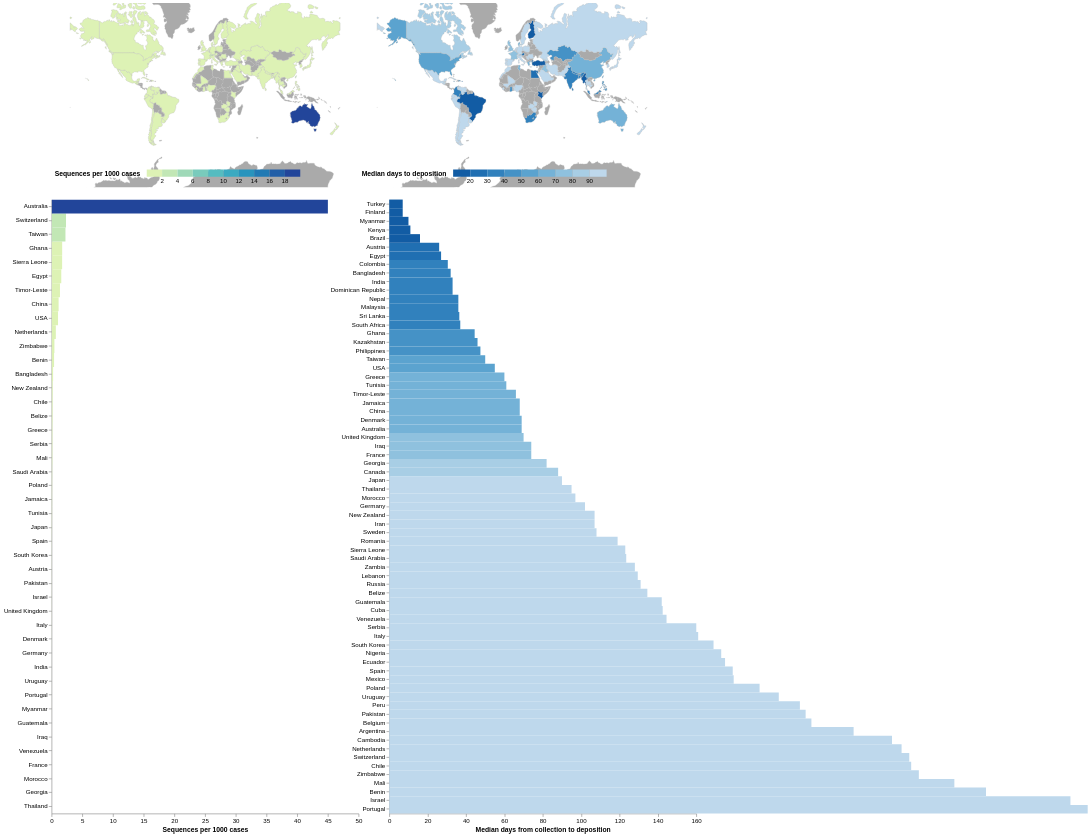

Write a Vega-Lite specification for this figure.
### Vega specification from a JSON file in a GitHub repository (floating-point values rounded to 4 significant figures; data arrays with more than 128 entries replaced by an {"elided": "..."} marker saying what was removed)
{"$schema": "https://vega.github.io/schema/vega/v5.json", "description": "An interactive world map supporting pan and zoom.", "width": 1000, "height": 1300, "padding": 5, "signals": [{"name": "mapWidth", "update": "width / 2"}, {"name": "mapHeight", "update": "height - 1000"}, {"name": "chartXRange", "update": "[0, (width / 2) - 50]"}, {"name": "chartWidth", "update": "(width / 2) - 50"}, {"name": "chartHeight", "update": "height - 300"}, {"name": "chartX", "update": "mapWidth + 50"}, {"name": "chartY", "update": "mapHeight + 20"}, {"name": "tx", "update": "mapWidth / 2"}, {"name": "ty", "update": "mapHeight / 2"}, {"name": "scale", "value": 70, "on": [{"events": "[@seqMap:mouseover, @seqMap:mouseout] > wheel!, [@seqMapRect:mouseover, @seqMapRect:mouseout] > wheel!, [@turnaroundMap:mouseover, @turnaroundMap:mouseout] > wheel!, [@turnaroundMapRect:mouseover, @turnaroundMapRect:mouseout] > wheel!", "update": "clamp(scale * pow(1.0005, -event.deltaY * pow(16, event.deltaMode)), 70, 3000)"}]}, {"name": "angles", "value": [0, 0], "on": [{"events": "mousedown", "update": "[rotateX, centerY]"}]}, {"name": "cloned", "value": null, "on": [{"events": "mousedown", "update": "copy('projection')"}]}, {"name": "start", "value": null, "on": [{"events": "mousedown", "update": "invert(cloned, xy())"}]}, {"name": "drag", "value": null, "on": [{"events": "[@seqMapRect:mousedown, window:mouseup] > window:mousemove, [@seqMap:mousedown, window:mouseup] > window:mousemove, [@turnaroundMapRect:mousedown, window:mouseup] > window:mousemove, [@turnaroundMap:mousedown, window:mouseup] > window:mousemove", "update": "invert(cloned, xy())"}]}, {"name": "delta", "value": null, "on": [{"events": {"signal": "drag"}, "update": "[drag[0] - start[0], start[1] - drag[1]]"}]}, {"name": "rotateX", "value": 0, "on": [{"events": {"signal": "delta"}, "update": "angles[0] + delta[0]"}]}, {"name": "centerY", "value": 0, "on": [{"events": {"signal": "delta"}, "update": "clamp(angles[1] + delta[1], -60, 60)"}]}, {"name": "hoverCountry", "value": null, "on": [{"events": "@seqMap:mouseover, @turnaroundMap:mouseover, rect:mouseover", "update": "datum['Country_Region']"}, {"events": "@seqMap:mouseout, @turnaroundMap:mouseout, rect:mouseout", "update": "null"}, {"events": "@seqLabels:mouseover, @turnaroundLabels:mouseover", "update": "datum.value"}, {"events": "@seqLabels:mouseout, @turnaroundLabels:mouseout", "update": "null"}]}], "projections": [{"name": "projection", "type": "mercator", "scale": {"signal": "scale"}, "rotate": [{"signal": "rotateX"}, 0, 0], "center": [0, {"signal": "centerY"}], "translate": [{"signal": "tx"}, {"signal": "ty"}]}], "data": [{"name": "scores", "values": {"elided": "237 records"}}, {"name": "world", "urll": "https://raw.githubusercontent.com/vega/vega-datasets/master/data/world-110m.json", "format": {"type": "topojson", "feature": "countries"}, "values": {"type": "Topology", "transform": {"scale": [0.0036, 0.001693], "translate": [-180, -85.61]}, "objects": {"land": {"type": "MultiPolygon", "arcs": {"elided": "127 rows, 499 int values in total"}}, "countries": {"type": "GeometryCollection", "geometries": [{"type": "Polygon", "arcs": [[499, 500, 501, 502, 503, 504]], "id": 4}, {"type": "MultiPolygon", "arcs": [[[505, 506, 352, 507]], [[354, 508, 509]]], "id": 24}, {"type": "Polygon", "arcs": [[510, 511, 414, 512, 513, 514]], "id": 8}, {"type": "Polygon", "arcs": [[312, 515, 314, 516, 517]], "id": 784}, {"type": "MultiPolygon", "arcs": [[[518, 11]], [[519, 520, 521, 166, 522, 168, 523, 524]]], "id": 32}, {"type": "Polygon", "arcs": [[525, 526, 527, 528, 529]], "id": 51}, {"type": "MultiPolygon", "arcs": [[[0]], [[1]], [[2]], [[3]], [[4]], [[5]], [[6]], [[530, 531]]], "id": 10}, {"type": "Polygon", "arcs": [[13]], "id": 260}, {"type": "MultiPolygon", "arcs": [[[14]], [[24]]], "id": 36}, {"type": "Polygon", "arcs": [[532, 533, 534, 535, 536, 537, 538]], "id": 40}, {"type": "MultiPolygon", "arcs": [[[539, -528]], [[484, 540, 479, 541, -526, 542, 543]]], "id": 31}, {"type": "Polygon", "arcs": [[544, 545, 546]], "id": 108}, {"type": "Polygon", "arcs": [[547, 548, 549, 550, 437]], "id": 56}, {"type": "Polygon", "arcs": [[551, 552, 553, 554, 366]], "id": 204}, {"type": "Polygon", "arcs": [[555, 556, 557, -553, 558, 559]], "id": 854}, {"type": "Polygon", "arcs": [[560, 561, 289, 562]], "id": 50}, {"type": "Polygon", "arcs": [[563, 404, 564, 565, 566, 567]], "id": 100}, {"type": "MultiPolygon", "arcs": [[[71]], [[73]], [[74]]], "id": 44}, {"type": "Polygon", "arcs": [[568, 569, 570]], "id": 70}, {"type": "Polygon", "arcs": [[571, 572, 573, 574, 575]], "id": 112}, {"type": "Polygon", "arcs": [[576, 145, 577]], "id": 84}, {"type": "Polygon", "arcs": [[578, 579, 580, 581, -525]], "id": 68}, {"type": "Polygon", "arcs": [[-521, 582, -581, 583, 584, 585, 586, 587, 588, 164, 589]], "id": 76}, {"type": "Polygon", "arcs": [[48, 590]], "id": 96}, {"type": "Polygon", "arcs": [[591, 592]], "id": 64}, {"type": "Polygon", "arcs": [[593, 594, 595, 596]], "id": 72}, {"type": "Polygon", "arcs": [[597, 598, 599, 600, 601, 602, 603]], "id": 140}, {"type": "MultiPolygon", "arcs": [[[84]], [[85]], [[86]], [[87]], [[88]], [[96]], [[97]], [[99]], [[101]], [[103]], [[604, 107, 605, 109, 606, 111, 607, 113, 608, 115, 609, 117, 610, 199, 611, 201, 612, 215, 613, 217, 614, 219, 615, 221]], [[616, 223]], [[224]], [[225]], [[226]], [[227]], [[229]], [[230, 617, 232, 618]], [[235]], [[237]], [[238]], [[240]], [[241]], [[485]], [[486]], [[488]], [[489]], [[490]], [[496]], [[497]]], "id": 124}, {"type": "Polygon", "arcs": [[-536, 619, 620, 621]], "id": 756}, {"type": "MultiPolygon", "arcs": [[[-519, 622, 623, 624]], [[-524, 169, 625, 171, 626, -579]]], "id": 152}, {"type": "MultiPolygon", "arcs": [[[64]], [[627, 274, 628, 276, 629, 278, 630, 280, 631, 632, 633, 634, 635, -593, 636, 637, 638, 639, -503, 640, 641, 642, 643, 644, 645]]], "id": 156}, {"type": "Polygon", "arcs": [[369, 646, 647, 648, -556, 649]], "id": 384}, {"type": "Polygon", "arcs": [[650, 651, 652, 359, 653, 654, 655, 656, -604, 657]], "id": 120}, {"type": "Polygon", "arcs": [[658, 659, -545, 660, 661, 662, 663, -508, 353, -510, 664, -602, 665]], "id": 180}, {"type": "Polygon", "arcs": [[-509, 355, 666, -658, -603, -665]], "id": 178}, {"type": "Polygon", "arcs": [[667, 174, 668, 155, 669, -585, 670]], "id": 170}, {"type": "Polygon", "arcs": [[178, 671, 151, 672]], "id": 188}, {"type": "Polygon", "arcs": [[70]], "id": 192}, {"type": "Polygon", "arcs": [[77, 673]], "id": -99}, {"type": "Polygon", "arcs": [[76, -674]], "id": 196}, {"type": "Polygon", "arcs": [[-538, 674, 675, 676]], "id": 203}, {"type": "Polygon", "arcs": [[445, 677, -675, -537, -622, 678, 679, -549, 680, 441, 681]], "id": 276}, {"type": "Polygon", "arcs": [[337, 682, 683, 684]], "id": 262}, {"type": "MultiPolygon", "arcs": [[[92]], [[-682, 442, 685, 444]]], "id": 208}, {"type": "Polygon", "arcs": [[62, 686]], "id": 214}, {"type": "Polygon", "arcs": [[687, 688, 689, 690, 691, 384, 692, 693]], "id": 12}, {"type": "Polygon", "arcs": [[173, -668, 694]], "id": 218}, {"type": "Polygon", "arcs": [[333, 695, 696, 390, 697]], "id": 818}, {"type": "Polygon", "arcs": [[698, 699, 700, 336, -685]], "id": 232}, {"type": "Polygon", "arcs": [[431, 701, 433, 702, 427, 703, 429, 704]], "id": 724}, {"type": "Polygon", "arcs": [[450, 705, 706]], "id": 233}, {"type": "Polygon", "arcs": [[-684, 707, 708, 709, 710, 711, 712, -699]], "id": 231}, {"type": "Polygon", "arcs": [[713, 452, 714, 715, 455, 716, 717]], "id": 246}, {"type": "MultiPolygon", "arcs": [[[18]], [[19]], [[20]]], "id": 242}, {"type": "Polygon", "arcs": [[12]], "id": 238}, {"type": "MultiPolygon", "arcs": [[[82]], [[720, -679, -621, 721, 426, -703, 434, 722, 436, -551]]], "id": 250}, {"type": "Polygon", "arcs": [[718, 719, 163, -589]], "id": -98}, {"type": "Polygon", "arcs": [[356, 723, -651, -667]], "id": 266}, {"type": "MultiPolygon", "arcs": [[[724, 90]], [[725, 726, 727, 728, 729, 730, 731, 732]]], "id": 826}, {"type": "Polygon", "arcs": [[400, 733, -543, -530, 734]], "id": 268}, {"type": "Polygon", "arcs": [[368, -650, -560, 735]], "id": 288}, {"type": "Polygon", "arcs": [[736, 737, 374, 738, 739, 740, -648]], "id": 324}, {"type": "Polygon", "arcs": [[741, 377]], "id": 270}, {"type": "Polygon", "arcs": [[375, 742, -739]], "id": 624}, {"type": "Polygon", "arcs": [[357, -652, -724]], "id": 226}, {"type": "MultiPolygon", "arcs": [[[78]], [[407, 743, 409, 744, 411, 745, 413, -512, 746, -566, 747]]], "id": 300}, {"type": "Polygon", "arcs": [[498]], "id": 304}, {"type": "Polygon", "arcs": [[185, 748, -578, 146, 749, 750]], "id": 320}, {"type": "Polygon", "arcs": [[161, 751, -587, 752]], "id": 328}, {"type": "Polygon", "arcs": [[182, 753, 754, -750, 147, 755, 149, 756]], "id": 340}, {"type": "Polygon", "arcs": [[757, -571, 758, 417, 759, 419, 760, 761]], "id": 191}, {"type": "Polygon", "arcs": [[-687, 63]], "id": 332}, {"type": "Polygon", "arcs": [[-533, 762, 763, 764, 765, -762, 766]], "id": 348}, {"type": "MultiPolygon", "arcs": [[[26]], [[767, 30]], [[31]], [[32]], [[35]], [[36]], [[39]], [[40]], [[768, 43]], [[44]], [[45]], [[769, 50]], [[46]]], "id": 360}, {"type": "Polygon", "arcs": [[-639, 770, -637, -592, -636, 771, -563, 290, 772, 292, 773, 294, 774, 296, 775]], "id": 356}, {"type": "Polygon", "arcs": [[91, -725]], "id": 372}, {"type": "Polygon", "arcs": [[776, -505, 777, 300, 778, 302, 779, 780, 781, -540, -527, -542, 480]], "id": 364}, {"type": "Polygon", "arcs": [[782, 783, 784, 785, 786, -781, 787]], "id": 368}, {"type": "Polygon", "arcs": [[100]], "id": 352}, {"type": "Polygon", "arcs": [[788, 789, -698, 391, 790, 791, 792]], "id": 376}, {"type": "MultiPolygon", "arcs": [[[79]], [[80]], [[793, 421, 794, 423, 795, 425, -722, -620, -535]]], "id": 380}, {"type": "Polygon", "arcs": [[61]], "id": 388}, {"type": "Polygon", "arcs": [[796, -785, 797, 332, -790, 798, -793]], "id": 400}, {"type": "MultiPolygon", "arcs": [[[75]], [[81]], [[83]]], "id": 392}, {"type": "Polygon", "arcs": [[799, 800, 482, 801, -643, 802]], "id": 398}, {"type": "Polygon", "arcs": [[342, 803, 804, 805, -710, 806]], "id": 404}, {"type": "Polygon", "arcs": [[-803, -642, 807, 808]], "id": 417}, {"type": "Polygon", "arcs": [[809, 810, 811, 283]], "id": 116}, {"type": "Polygon", "arcs": [[265, 812, 267, 813]], "id": 410}, {"type": "Polygon", "arcs": [[-515, 814, 815, 816]], "id": 383}, {"type": "Polygon", "arcs": [[304, 817, -783]], "id": 414}, {"type": "Polygon", "arcs": [[818, 819, -634, 820, -811]], "id": 418}, {"type": "Polygon", "arcs": [[-791, 392, 821]], "id": 422}, {"type": "Polygon", "arcs": [[370, 822, 372, 823, -737, -647]], "id": 430}, {"type": "Polygon", "arcs": [[824, -694, 825, 388, 826, -697, 827, 828]], "id": 434}, {"type": "Polygon", "arcs": [[52]], "id": 144}, {"type": "Polygon", "arcs": [[829]], "id": 426}, {"type": "Polygon", "arcs": [[830, 448, 831, -572, 832]], "id": 440}, {"type": "Polygon", "arcs": [[-680, -721, -550]], "id": 442}, {"type": "Polygon", "arcs": [[449, -707, 833, -573, -832]], "id": 428}, {"type": "Polygon", "arcs": [[-692, 834, 835, 836, 837, 383]], "id": 504}, {"type": "Polygon", "arcs": [[838, 839]], "id": 498}, {"type": "Polygon", "arcs": [[23]], "id": 450}, {"type": "Polygon", "arcs": [[840, -577, -749, 186, 841, 188, 842, 190, 843, 192, 844, 194, 845]], "id": 484}, {"type": "Polygon", "arcs": [[-817, 846, -567, -747, -511]], "id": 807}, {"type": "Polygon", "arcs": [[847, -689, 848, -557, -649, -741, 849]], "id": 466}, {"type": "Polygon", "arcs": [[287, -561, -772, -635, -820, 850]], "id": 104}, {"type": "Polygon", "arcs": [[416, -759, -570, 851, -815, -514, 852]], "id": 499}, {"type": "Polygon", "arcs": [[853, -645]], "id": 496}, {"type": "Polygon", "arcs": [[854, 344, 855, 856, 347, 857, 858, 859, 860, 861, 862]], "id": 508}, {"type": "Polygon", "arcs": [[863, 379, 864, -690, -848]], "id": 478}, {"type": "Polygon", "arcs": [[-863, 865, 866]], "id": 454}, {"type": "MultiPolygon", "arcs": [[[285, 867]], [[-770, 47, -591, 49]]], "id": 458}, {"type": "Polygon", "arcs": [[351, -507, 868, -595, 869]], "id": 516}, {"type": "Polygon", "arcs": [[17]], "id": 540}, {"type": "Polygon", "arcs": [[-558, -849, -688, -825, 870, -656, 871, -554]], "id": 562}, {"type": "Polygon", "arcs": [[361, 872, 363, 873, 365, -555, -872, -655]], "id": 566}, {"type": "Polygon", "arcs": [[179, 874, 181, -757, 150, -672]], "id": 558}, {"type": "Polygon", "arcs": [[-681, -548, 438, 875, 440]], "id": 528}, {"type": "MultiPolygon", "arcs": [[[876, -718, 877, 457, 878, 459, 879, 461]], [[487]], [[492]], [[493]]], "id": 578}, {"type": "Polygon", "arcs": [[-771, -638]], "id": 524}, {"type": "MultiPolygon", "arcs": [[[15]], [[16]]], "id": 554}, {"type": "MultiPolygon", "arcs": [[[880, 319, 881, 882, 883, -517, 315, 884, 317]], [[-516, 313]]], "id": 512}, {"type": "Polygon", "arcs": [[-640, -776, 297, 885, 299, -778, -504]], "id": 586}, {"type": "Polygon", "arcs": [[175, 886, 177, -673, 152, 887, 154, -669]], "id": 591}, {"type": "Polygon", "arcs": [[-627, 172, -695, -671, -584, -580]], "id": 604}, {"type": "MultiPolygon", "arcs": [[[51]], [[54]], [[55]], [[56]], [[57]], [[58]], [[59]]], "id": 608}, {"type": "MultiPolygon", "arcs": [[[37]], [[38]], [[-769, 42]], [[41]]], "id": 598}, {"type": "Polygon", "arcs": [[-678, 446, 888, -833, -576, 889, 890, -676]], "id": 616}, {"type": "Polygon", "arcs": [[60]], "id": 630}, {"type": "Polygon", "arcs": [[262, 891, 264, -814, 892, 269, 893, 271, 894, 273, -628, 895]], "id": 408}, {"type": "Polygon", "arcs": [[-705, 430]], "id": 620}, {"type": "Polygon", "arcs": [[-582, -583, -520]], "id": 600}, {"type": "Polygon", "arcs": [[-799, -789]], "id": 275}, {"type": "Polygon", "arcs": [[308, 896, 310, 897]], "id": 634}, {"type": "Polygon", "arcs": [[898, -840, 899, 403, -564, 900, -765]], "id": 642}, {"type": "MultiPolygon", "arcs": [[[89]], [[-889, 447, -831]], [[102]], [[104]], [[105]], [[228]], [[234]], [[236]], [[239]], [[901, 243, 902, 245, 903, 247, 904, 249, 905, 251, 906, 253, 907, 255, 908, 257, 909, 259, 910, 261, -896, -646, -854, -644, -802, 483, -544, -734, 401, 911, -574, -834, -706, 451, -714, -877, 912, 913, 914, 915, 464, 916, 466, 917, 468, 918, 470, 919, 920, 473, 921, 475, 922, 477]], [[491]], [[494]], [[495]]], "id": 643}, {"type": "Polygon", "arcs": [[923, -546, -660, 924]], "id": 646}, {"type": "Polygon", "arcs": [[-691, -865, 380, -835]], "id": 732}, {"type": "Polygon", "arcs": [[925, 329, 926, 331, -798, -784, -818, 305, 927, 307, -898, 311, -518, -884, 928]], "id": 682}, {"type": "Polygon", "arcs": [[-599, 929, -828, -696, 334, -700, -713, 930, 931, 932]], "id": 729}, {"type": "Polygon", "arcs": [[-711, -806, 933, -666, -601, 934, -932, 935]], "id": 728}, {"type": "Polygon", "arcs": [[378, -864, -850, -740, -743, 376, -742]], "id": 686}, {"type": "MultiPolygon", "arcs": [[[25]], [[27]], [[28]], [[33]], [[34]]], "id": 90}, {"type": "Polygon", "arcs": [[373, -738, -824]], "id": 694}, {"type": "Polygon", "arcs": [[184, -751, -755, 936]], "id": 222}, {"type": "Polygon", "arcs": [[-708, -683, 338, 937, 340, 938]], "id": 232}, {"type": "Polygon", "arcs": [[-807, -709, -939, 341]], "id": 706}, {"type": "Polygon", "arcs": [[-568, -847, -816, -852, -569, -758, -766, -901]], "id": 688}, {"type": "Polygon", "arcs": [[162, -720, 939, -588, -752]], "id": 740}, {"type": "Polygon", "arcs": [[-891, 940, -763, -539, -677]], "id": 703}, {"type": "Polygon", "arcs": [[-534, -767, -761, 420, -794]], "id": 705}, {"type": "Polygon", "arcs": [[-878, -717, 456]], "id": 752}, {"type": "Polygon", "arcs": [[941, -859]], "id": 748}, {"type": "Polygon", "arcs": [[-797, -792, -822, 393, 942, -786]], "id": 760}, {"type": "Polygon", "arcs": [[-871, -829, -930, -598, -657]], "id": 148}, {"type": "Polygon", "arcs": [[-736, -559, -552, 367]], "id": 768}, {"type": "Polygon", "arcs": [[284, -868, 286, -851, -819, -810]], "id": 764}, {"type": "Polygon", "arcs": [[-808, -641, -502, 943]], "id": 762}, {"type": "Polygon", "arcs": [[-777, 481, -801, 944, -500]], "id": 795}, {"type": "Polygon", "arcs": [[29, -768]], "id": 626}, {"type": "Polygon", "arcs": [[53]], "id": 780}, {"type": "Polygon", "arcs": [[-693, 385, 945, 387, -826]], "id": 788}, {"type": "MultiPolygon", "arcs": [[[399, -735, -529, -782, -787, -943, 394, 946, 947, 397, 948]], [[949, -748, -565, 405]]], "id": 792}, {"type": "Polygon", "arcs": [[72]], "id": 158}, {"type": "Polygon", "arcs": [[-804, 343, -855, -867, 950, -663, 951, -661, -547, -924, 952]], "id": 834}, {"type": "Polygon", "arcs": [[-925, -659, -934, -805, -953]], "id": 800}, {"type": "Polygon", "arcs": [[-912, 402, -900, -839, -899, -764, -941, -890, -575]], "id": 804}, {"type": "Polygon", "arcs": [[-590, 165, -522]], "id": 858}, {"type": "MultiPolygon", "arcs": [[[65]], [[66]], [[67]], [[68]], [[69]], [[118, 953, 120, 954, 122, 955, 124, 956, 126, 957, 128, 958, 130, 959, 132, 960, 134, 961, 136, 962, 138, 963, 140, 964, 142, -846, 195, 965, 966, 967, 968, 969, -611]], [[93]], [[95]], [[98]], [[-613, 202, 970, 204, 971, 206, 972, 208, 973, 210, 974, 212, 975, 214]]], "id": 840}, {"type": "Polygon", "arcs": [[-945, -800, -809, -944, -501]], "id": 860}, {"type": "Polygon", "arcs": [[156, 976, 158, 977, 160, -753, -586, -670]], "id": 862}, {"type": "Polygon", "arcs": [[282, -812, -821, -633]], "id": 704}, {"type": "MultiPolygon", "arcs": [[[21]], [[22]]], "id": 548}, {"type": "Polygon", "arcs": [[321, 978, 323, 979, 325, 980, 327, -929, -883, 981]], "id": 887}, {"type": "Polygon", "arcs": [[982, 350, -870, -594, 983, -860, -942, -858, 348], [-830]], "id": 710}, {"type": "Polygon", "arcs": [[-866, -862, 984, -596, -869, -506, -664, -951]], "id": 894}, {"type": "Polygon", "arcs": [[-984, -597, -985, -861]], "id": 716}]}}, "arcs": {"elided": "985 rows, 19170 int values in total"}}, "transform": [{"type": "lookup", "from": "scores", "key": "UID", "fields": ["id"], "values": ["cases", "sequences_per_case", "Country_Region", "median_turnaround_days"]}, {"type": "formula", "as": "sequences_per_1000cases", "expr": "datum.sequences_per_case * 1000"}, {"type": "formula", "as": "log_sequences_per_1000cases", "expr": "log(datum.sequences_per_1000cases) / LN10"}]}, {"name": "seqData", "source": "world", "transform": [{"type": "filter", "expr": "datum.cases > 500"}, {"type": "filter", "expr": "datum.sequences_per_case != null"}, {"type": "filter", "expr": "datum.sequences_per_1000cases > 0.01"}, {"type": "collect", "sort": {"field": "sequences_per_case"}}]}, {"name": "turnaroundData", "source": "world", "transform": [{"type": "filter", "expr": "datum.cases > 500"}, {"type": "filter", "expr": "datum.median_turnaround_days != null"}, {"type": "collect", "sort": {"field": ["median_turnaround_days"], "order": ["descending"]}}]}, {"name": "graticule", "transform": [{"type": "graticule", "step": [15, 15]}]}], "scales": [{"name": "sequence_color", "type": "quantize", "domain": [0, 20], "range": {"scheme": "yellowgreenblue", "count": 10}}, {"name": "turnaround_color", "type": "quantize", "domain": [10, 100], "range": {"scheme": "blues", "count": 9}, "reverse": true}], "marks": [{"type": "group", "encode": {"update": {"width": {"signal": "width"}, "height": {"signal": "height"}}}, "marks": [{"name": "seqMapGroup", "type": "group", "signals": [{"name": "width", "update": "mapWidth"}, {"name": "height", "update": "mapHeight"}], "encode": {"enter": {"clip": {"value": true}}, "update": {"x": {"value": 0}, "width": {"signal": "mapWidth"}, "height": {"signal": "mapHeight"}}}, "marks": [{"name": "seqMapRect", "type": "rect", "encode": {"enter": {"x": {"value": 0}, "y": {"value": 0}, "fill": {"value": "#fff"}}, "update": {"width": {"signal": "mapWidth"}, "height": {"signal": "mapHeight"}}}}, {"name": "seqMap", "type": "shape", "from": {"data": "world"}, "encode": {"update": {"tooltip": {"signal": "{'Location': datum['Country_Region'], 'Sequences per 1000 cases': format(datum.sequences_per_1000cases, '.3'), 'Median days to deposition': if(datum['median_turnaround_days'] === null, 'N/A', datum['median_turnaround_days'])}"}, "fill": [{"test": "datum.sequences_per_case === null || datum.sequences_per_case === 0", "value": "#AAA"}, {"scale": "sequence_color", "field": "sequences_per_1000cases"}], "strokeWidth": [{"test": "datum['Country_Region'] !== null && hoverCountry === datum['Country_Region']", "value": 1}, {"value": 0.5}], "stroke": [{"test": "datum['Country_Region'] !== null && hoverCountry === datum['Country_Region']", "value": "#444"}, {"value": "#bbb"}], "zindex": [{"test": "datum['Country_Region'] !== null && hoverCountry === datum['Country_Region']", "value": 3}, {"value": 1}]}}, "transform": [{"type": "geoshape", "projection": "projection"}]}], "legends": [{"title": "Sequences per 1000 cases", "fill": "sequence_color", "format": "d", "orient": "bottom-left", "offset": 5, "type": "gradient", "gradientLength": 250, "gradientThickness": 12, "titlePadding": 10, "titleOrient": "left", "titleAnchor": "end", "direction": "horizontal"}]}, {"name": "turnaroundMapGroup", "type": "group", "signals": [{"name": "width", "update": "mapWidth"}, {"name": "height", "update": "mapHeight"}], "encode": {"enter": {"clip": {"value": true}}, "update": {"x": {"signal": "mapWidth"}, "width": {"signal": "mapWidth"}, "height": {"signal": "mapHeight"}}}, "marks": [{"name": "turnaroundMapRect", "type": "rect", "encode": {"enter": {"x": {"value": 0}, "y": {"value": 0}, "fill": {"value": "#fff"}}, "update": {"width": {"signal": "mapWidth"}, "height": {"signal": "mapHeight"}}}}, {"name": "turnaroundMap", "type": "shape", "from": {"data": "world"}, "encode": {"update": {"tooltip": {"signal": "{'Location': datum['Country_Region'], 'Sequences per 1000 cases': format(datum.sequences_per_1000cases, '.3'), 'Median days to deposition': if(datum['median_turnaround_days'] === null, 'N/A', datum['median_turnaround_days'])}"}, "fill": [{"test": "datum.median_turnaround_days === null", "value": "#AAA"}, {"scale": "turnaround_color", "field": "median_turnaround_days"}], "strokeWidth": [{"test": "datum['Country_Region'] !== null && hoverCountry === datum['Country_Region']", "value": 1}, {"value": 0.5}], "stroke": [{"test": "datum['Country_Region'] !== null && hoverCountry === datum['Country_Region']", "value": "#444"}, {"value": "#bbb"}], "zindex": [{"test": "datum['Country_Region'] !== null && hoverCountry === datum['Country_Region']", "value": 3}, {"value": 1}]}}, "transform": [{"type": "geoshape", "projection": "projection"}]}], "legends": [{"title": "Median days to deposition", "fill": "turnaround_color", "orient": "bottom-left", "offset": 5, "type": "gradient", "gradientLength": 250, "gradientThickness": 12, "titlePadding": 10, "titleOrient": "left", "titleAnchor": "end", "direction": "horizontal"}]}, {"type": "group", "encode": {"enter": {"clip": {"value": false}}, "update": {"x": {"value": 0}, "y": {"signal": "chartY"}, "width": {"signal": "chartWidth"}, "height": {"signal": "chartHeight"}}}, "scales": [{"name": "xscale", "domain": [0, 50], "nice": true, "range": [0, 500]}, {"name": "yscale", "type": "band", "range": [{"signal": "chartHeight"}, 0], "domain": {"data": "seqData", "field": "Country_Region"}}], "axes": [{"orient": "bottom", "scale": "xscale", "title": "Sequences per 1000 cases"}, {"orient": "left", "scale": "yscale", "encode": {"labels": {"name": "seqLabels", "interactive": true, "update": {"fontWeight": [{"test": "hoverCountry === datum.value", "value": "bold"}, {"value": "normal"}]}}}}], "marks": [{"type": "rect", "from": {"data": "seqData"}, "clip": true, "encode": {"enter": {"x": {"scale": "xscale", "value": 0.01}, "x2": {"scale": "xscale", "field": "sequences_per_1000cases"}, "y": {"scale": "yscale", "field": "Country_Region"}, "height": {"scale": "yscale", "band": 1}, "fill": {"scale": "sequence_color", "field": "sequences_per_1000cases"}, "stroke": {"value": "#000"}, "tooltip": {"signal": "{'Location': datum['Country_Region'], 'Sequences per 1000 cases': format(datum.sequences_per_1000cases, '.3'), 'Median days to deposition': if(datum['median_turnaround_days'] === null, 'N/A', datum['median_turnaround_days'])}"}}, "update": {"strokeWidth": [{"test": "hoverCountry === datum['Country_Region']", "value": 1}, {"value": 0}], "zindex": [{"test": "hoverCountry === datum['Country_Region']", "value": 3}, {"value": 1}]}}}]}, {"type": "group", "encode": {"enter": {"clip": {"value": false}}, "update": {"x": {"signal": "chartX"}, "y": {"signal": "chartY"}, "width": {"signal": "chartWidth"}, "height": {"signal": "chartHeight"}}}, "scales": [{"name": "xscale", "domain": [10, 150], "nice": true, "range": [0, 500]}, {"name": "yscale", "type": "band", "range": [{"signal": "chartHeight"}, 0], "domain": {"data": "turnaroundData", "field": "Country_Region"}}], "axes": [{"orient": "bottom", "scale": "xscale", "title": "Median days from collection to deposition"}, {"orient": "left", "scale": "yscale", "encode": {"labels": {"name": "turnaroundLabels", "interactive": true, "update": {"fontWeight": [{"test": "hoverCountry === datum.value", "value": "bold"}, {"value": "normal"}]}}}}], "marks": [{"type": "rect", "from": {"data": "turnaroundData"}, "encode": {"enter": {"x": {"scale": "xscale", "value": 0.01}, "x2": {"scale": "xscale", "field": "median_turnaround_days"}, "y": {"scale": "yscale", "field": "Country_Region"}, "height": {"scale": "yscale", "band": 1}, "fill": {"scale": "turnaround_color", "field": "median_turnaround_days"}, "stroke": {"value": "#000"}, "tooltip": {"signal": "{'Location': datum['Country_Region'], 'Sequences per 1000 cases': format(datum.sequences_per_1000cases, '.3'), 'Median days to deposition': if(datum['median_turnaround_days'] === null, 'N/A', datum['median_turnaround_days'])}"}}, "update": {"strokeWidth": [{"test": "hoverCountry === datum['Country_Region']", "value": 1}, {"value": 0}], "zindex": [{"test": "hoverCountry === datum['Country_Region']", "value": 3}, {"value": 1}]}}}]}]}], "config": {"legend": {"layout": {"anchor": "middle"}}}}
